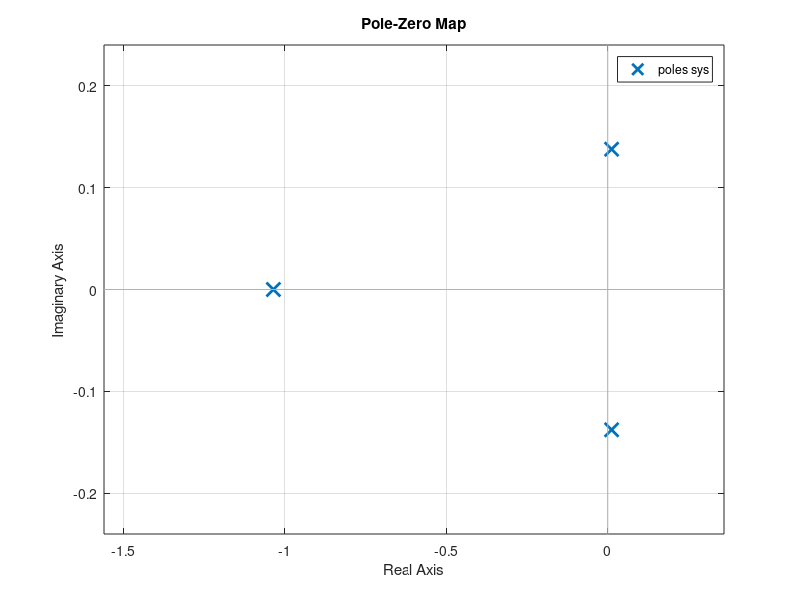

This figure's MATLAB source:
V = 46.3; % velocity
W=9.81*9979; %weight
R=8.18; %rotor diameter
Iyy=94475.2116; %moment of inertia
gamma=7.889; % lock number
sigma=0.082; % solidity
SFP=2.13; % equivalent fuselage area
cd=0.019; % drag coeff
cla=5.73; % lift curve slope
l = 0;
Area = 3.14159.*R.*R; %area
v_tip = 220.98; % tip velocity
h=.744;
rho = 1.225;
mu=W./(9.81.*rho.*sigma.*Area.*R);
iB=Iyy./(W.*R.*R./9.81);
d0=SFP./(sigma.*Area);
nu0 = sqrt(W./(2.*rho.*Area));
Vcap = V./v_tip;
Vbar=V./nu0;
wc=W./(rho.*sigma.*Area.*v_tip.*v_tip);
tcD=wc;
tc=wc;
mu=V./v_tip;
hcD=0.25.*mu.*cd;
nui0bar=sqrt(-0.5.*Vbar.*Vbar+sqrt(0.25.*Vbar.*Vbar.*Vbar.*Vbar+1));
nuibar=nui0bar;
lambdai = nui0bar.*nu0./v_tip;
alfaD=(-0.5.*Vcap.*Vcap.*d0+hcD)./tcD;
lambdaD=Vcap.*sin(alfaD)-lambdai;
mu=Vcap.*cos(alfaD);
theta0=((4.*tcD./cla)-lambdaD.*(1-0.5.*mu.*mu)./(1+1.5.*mu.*mu)).*1.5.*(1+1.5.*mu.*mu)./(1-mu.*mu+2.25.*mu.*mu.*mu.*mu);
a1=2.*mu.*(1.33.*theta0+lambdaD)./(1+1.5.*mu.*mu);
hcD=0.25.*mu.*cd;
B1=a1+hcD./wc;
a1s=a1-B1;
alfaNF=alfaD-a1;
% differential equations
dlambdai_dmu=(2.*mu.*theta0+alfaNF-((4.*tc)./(cla.*lambdai)).*Vbar.*nuibar.*nuibar.*nuibar)./(1+(4./cla).*(tc./lambdai).*(1+nuibar.*nuibar.*nuibar.*nuibar));

dlambda_dmu=alfaNF-dlambdai_dmu; 
da1_dmu=a1./mu-(2.*mu.*dlambda_dmu)./(1-0.5.*mu.*mu);

dtc_dmu=(2.*mu.*theta0+alfaNF+(Vbar.*nuibar.*nuibar.*nuibar)./(1+nuibar.*nuibar.*nuibar.*nuibar))./((4./cla)+(lambdai./tc)./(1+nuibar.*nuibar.*nuibar.*nuibar));

dhcd_dmu=0.25.*cd;
da1_dw=2.*mu./((1-0.5.*mu.*mu).*(1+0.25.*cla.*lambdai./tc+nuibar.*nuibar.*nuibar.*nuibar));
dtc_dw=0.25.*cla./(1+0.25.*cla.*lambdai./tc+nuibar.*nuibar.*nuibar.*nuibar);
dhcd_dw=dtc_dw.*(0.5.*a1-mu.*theta0+mu.*lambdaD./(1-0.5.*mu.*mu));
da1_dq=(-16./gamma)./(1-0.5.*mu.*mu);
dtc_dq=0.0;
dhcd_dq=0.25.*cla.*(0.5.*lambdaD+mu.*a1-mu.*mu.*theta0).*da1_dq;
% state variables for matrix A
xu=-tc.*da1_dmu-alfaD.*dtc_dmu-dhcd_dmu; 
xw=-tc.*da1_dw-alfaD.*dtc_dw-dhcd_dw; 
xq=-tc.*da1_dq-alfaD.*dtc_dq-dhcd_dq;
zu=-dtc_dmu; 
zw=-dtc_dw; 
zq=-dtc_dq;
 % moment state variables for matrix a
mup=-(l-h.*a1s).*dtc_dmu+h.*(tc.*da1_dmu+dhcd_dmu); 
mwp=-(l-h.*a1s).*dtc_dw+h.*(tc.*da1_dw+dhcd_dw);
mqp=-(l-h.*a1s).*dtc_dq+h.*(tc.*da1_dq+dhcd_dq);
mud=mu.*mup./iB; 
mw=mu.*mwp./iB;
mq=mqp./iB;
% differential equations for matrix B
da1_dB1=-mu.*da1_dw; 
dtc_dB1=-mu.*dtc_dw; 
dhcd_dB1=-mu.*dhcd_dw;

dtc_dT0=(cla./6.0).*(1+1.5.*mu.*mu)./(1+(0.25.*cla.*lambdai./tc).*(1+nuibar.*nuibar.*nuibar.*nuibar)); 
dlambdai_dT0=((lambdai./tc).*dtc_dT0)./(1+nuibar.*nuibar.*nuibar.*nuibar);

da1_dT0=((2.*mu)./(1-0.5.*mu.*mu)).*(1.33-dlambdai_dT0);
dlambdaD_dT0=mu.*da1_dT0-dlambdai_dT0; 
dhcd_dT0=(0.125.*cla).*((a1.*dlambdaD_dT0+lambdaD.*da1_dT0)-2.*mu.*(lambdaD+theta0.*dlambdaD_dT0));
% STATE VARIABLES FOR MATRIX b
xB1=dtc_dB1.*alfaD+tc.*(1+mu.*da1_dw)-dhcd_dB1; 
zB1=-dtc_dB1; 
mB1p=-(l-h.*a1s).*dtc_dB1-(tc.*h).*(1+mu.*da1_dw)+h.*dhcd_dB1; 
mB1=mu.*mB1p./iB;

xT0=-tc.*da1_dT0-alfaD.*dtc_dT0-dhcd_dT0;
zT0=-dtc_dT0;
mT0p=-(l-h.*a1s).*dtc_dT0+(tc.*h).*da1_dT0+h.*dhcd_dT0;
mT0=mu.*mT0p./iB;
tau  = 0;
% LONGITUDINAL MATRICES FULL
A1 = [xu xw -wc*cos(tau) xq;zu zw -wc*sin(0) mu+zq;0 0 0 1;mu+zu*mwp mw+zw*mwp -mwp*wc*sin(0) mq+mwp*(Vcap+zq)];
B1 = [xB1 zB1 0 mB1+mwp*zB1; xT0 zT0 0 mT0p+mwp*zT0]';
% PHUGOID APPROXIMATION MATRICES
A = [xu -wc*cos(tau) xq;0 0 1;mu+zu*mwp  -mwp*wc*sin(0) mq+mwp*(Vcap+zq)];
B = [xB1 0 mB1+mwp*zB1; xT0 0 mT0p+mwp*zT0]';
C = eye(3,3);
D = zeros(3,2);
sys = ss(A,B,C,D); % SYSTEM
figure(1)
pzmap(sys)
grid on
K = [0 0.03 0.13;0 0 0];
A2 = A+B*K

